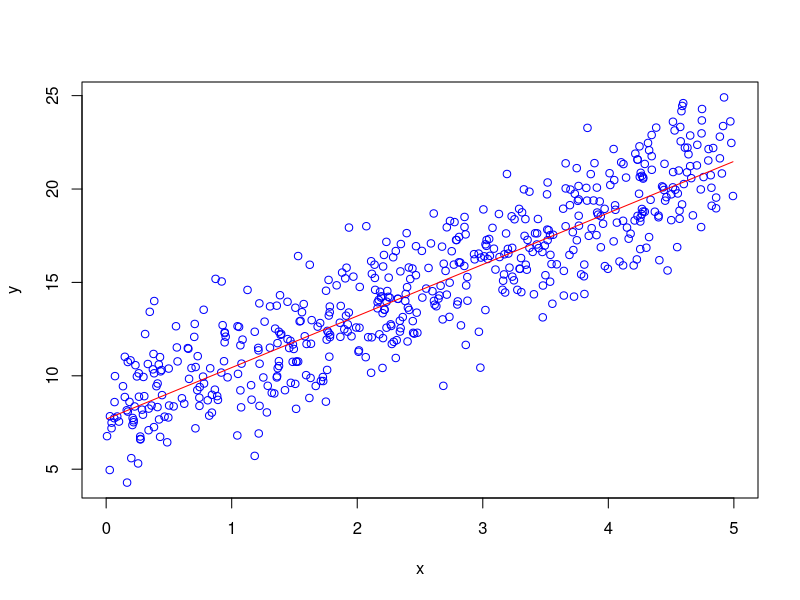

Write the R code that produced this figure.
# Auteurs  : Chloé Lezaire & Alexandre Bidaux

# Scripts de la partie 2

## Setup 
a0<-round(runif(1,3,15),2)  
b0<-round(runif(1,1,5),2)  
s0<-round(runif(1,1,3),2)

## Q1a
# n est une valeure aléatoire comprise entre 200 et 1000
# (si on veut des résultats toujours a peu près similaire on peut aussi fixer la variable)
n <- sample(200:1000,1, replace=F) 
x <- runif(n, 0, 5)


## Q1b - On crée Y tel que y suit une formule de regression lineaire (basée sur la loi normale)
y <- c()
for(xi in x) {
  #y <- c(y, reglineaire(xi, a0, b0, s0))
  y <- c(y, rnorm(1, a0 + xi*b0, s0))
}

## Q2
plot(x, y, col = "blue")
lines(x, a0 + x*b0, add=TRUE, col = "red")

## Q3
b_estim <- function() {
  
}
a_estim <- function() {
  
}
sigma_estim <- function() {
  
}
